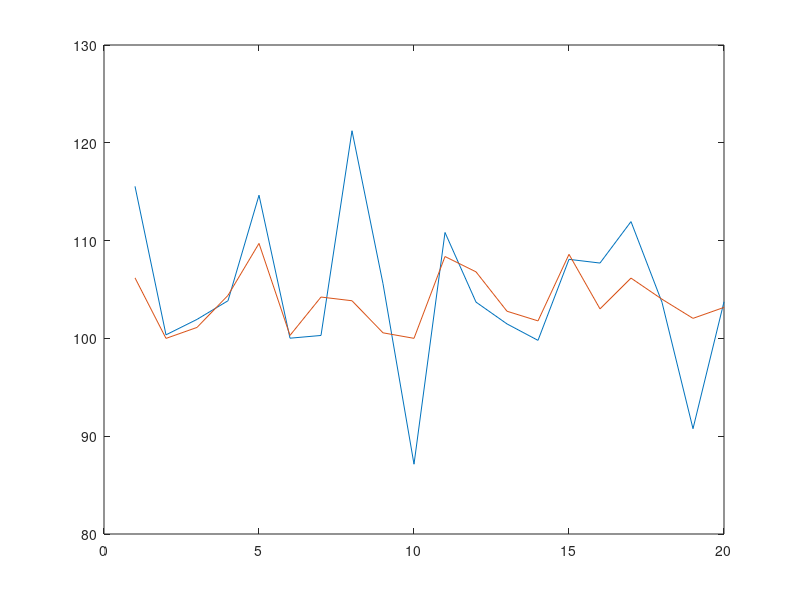

This chart was generated by the following MATLAB code: (Note: this script raises an error after producing the figure.)
%% Working on some simulation for the QuiQI project 
% Main project lead by A. Lutti
%__________________________________________________________________________
% Copyright (C) 2020 Cyclotron Research Centre

% Written by C. Phillips, 2020.
% GIGA Institute, University of Liege, Belgium

%% Some parameters
% ===============
Nsub = 20; % Number of subjects
sig_intens = [100 120]; % signal intensity for 1 or 2 groups
Qind_range = [2 10]; % quality index range
Qind_weight = 1; % weight of the quality index 
noise_std = [5 10]; % background noise std per group
age_range = [20 70];
age_weight = .2;
gr_ratio = [1 3]/4; % #sub group ratio for 2s t-test

reml_sc = 0; % positivity constraints on covariance parameters

% random ages and Qindex in interval
age_sub = age_range(1) + rand(Nsub,1)*diff(age_range);
Qind_sub = Qind_range(1) + rand(Nsub,1)*diff(Qind_range);

%% 1-sample t-test model
% =====================
% design matrix
X = [ones(Nsub,1) age_sub-mean(age_sub)] ; 

% create noisy signal
true_Y = sig_intens(1) + ...  % baseline noise free signal
    age_weight * (age_sub-min(age_sub)); % age effect
Y = true_Y ... 
    + randn(Nsub,1)*noise_std(1) ... % adding background noise
    + Qind_weight*(Qind_sub.*randn(Nsub,1)); % adding QInd noise

% Looking at the true signal & residuals
true_mean_Y = mean(true_Y);
figure, plot([Y , true_Y])
true_res = Y - true_Y;
mean(true_res), std(true_res), norm(true_res)
fprintf('\nTrue signal:')
fprintf('\n\tMean signal + age fx : %.3f + %.3f x age', true_mean_Y, age_weight)
fprintf('\n\tMean and std of res  : %.3f +/- %.3f', mean(true_res), std(true_res))
fprintf('\n')

% Simple OLS solution
% -------------------
beta = X\Y;
res = Y - X*beta;
fprintf('\nSimple OLS solution:')
fprintf('\n\tBeta''s (mean + age) : %.3f + %.3f x age', beta)
fprintf('\n\tMean and std of res  : %.3f +/- %.3f', mean(res), std(res))
fprintf('\n')

% Trying out ReML estimate with different Q's
% -------------------------------------------

% Create data cov matrix + adjusted Qind values
YY = Y*Y'; % assuming a single voxel
Qind_sub_m = Qind_sub-min(Qind_sub); % Qind min value to 0
Qind_sub_mm = (Qind_sub-min(Qind_sub))/max(Qind_sub); % Q ind in [0 1]
Qind_sub_c = Qind_sub-mean(Qind_sub); % mean-centered Qind

% Q1, Using just identity matrix, i.e. OLS
Q_lab{1} = 'Using just identity matrix, i.e. OLS';
Q1 = {eye(Nsub)};

% Q2, Using identity matrix + Qind_sub
Q_lab{2} = 'Using identity matrix + Qind_sub';
Q2 = {eye(Nsub), diag(Qind_sub)}; 

% Q3, Using identity matrix + Qind_sub with min=0
Q_lab{3} = 'Using identity matrix + Qind_sub with min=0';
Q3 = {eye(Nsub), diag(Qind_sub_m)}; 

% Q4, Using identity matrix + Qind_sub in [0 1]
Q_lab{4} = 'Using identity matrix + Qind_sub in [0 1]';
Q4 = {eye(Nsub) ,diag(Qind_sub_mm)}; 

% Q5, Using id matrix + 1st, 2nd and 3rd order for Qind in [0 1]
Q_lab{5} = 'Using id matrix + 1st, 2nd and 3rd order for Qind in [0 1]';
Q5 = {eye(Nsub), diag(Qind_sub_mm), diag(Qind_sub_mm.^2), diag(Qind_sub_mm.^3)}; 

% Q6, Using id matrix + 1st, 2nd and 3rd order for original Qind
Q_lab{6} = 'Using id matrix + 1st, 2nd and 3rd order for original Qind';
Q6 = {eye(Nsub), diag(Qind_sub), diag(Qind_sub.^2), diag(Qind_sub.^3)}; % Using Qind_sub

% Q7, Using identity matrix + m-centered Qind_sub 
Q_lab{7} = 'Using identity matrix + mean centered Qind_sub';
Q7 = {eye(Nsub) ,diag(Qind_sub_c)}; 

% Q8, Using id matrix + 1st, 2nd and 3rd order for m-centered Qind_sub
Q_lab{8} = 'Using id matrix + 1st, 2nd and 3rd order for m-centered Qind_sub';
Q8 = {eye(Nsub), diag(Qind_sub_c), diag(Qind_sub_c.^2), diag(Qind_sub_c.^3)}; 

% Collecting all Q's
Qall = {Q1, Q2, Q3, Q4, Q5, Q6, Q7, Q8};
num_Q = numel(Qall);
beta_s = cell(1,num_Q);
res_s = cell(1,num_Q);
h = cell(1,num_Q);

% Try them all & collect results
for iQ = 1:num_Q
    fprintf('\nQ model #%d : %s\n', iQ, Q_lab{iQ});
    switch reml_sc
        case 0, % Classic ReML
            [V,h{iQ,1},Ph,F,Fa,Fc] = spm_reml(YY,X,Qall{iQ});
        case 1, % ReML with positivity constraint
            [V,h{iQ,1},Ph,F,Fa,Fc] = spm_reml_sc(YY,X,Qall{iQ});
    end
%     beta_ss = inv(X'*inv(V)*X)*X'*inv(V)*Y %#ok<*MINV>
    W = sqrt(inv(V));
    Ys = W*Y;
    Xs = W*X;
    beta_s{iQ} = Xs\Ys;
%     res_s{iQ} = Ys - Xs*beta_s{iQ}; % Res of weighted/whitened model
    res_s{iQ} = Y - X*beta_s{iQ}; % res of original model
end

% Display results
fprintf('\nSimple OLS solution:')
fprintf('\n\tBeta''s (mean + age) : %.3f + %.3f x age', beta)
fprintf('\n\tMean and std of res  : %.3f +/- %.3f', mean(res), std(res))
fprintf('\n')
fprintf('\nWLS with ReML solution:')
for iQ = 1:num_Q
    fprintf('\nQ model #%d : %s', iQ, Q_lab{iQ});
    fprintf('\n\tHyper-parameter(s) : ')
    for iQ_h = 1:numel(Qall{iQ})
        fprintf('%.3f ',full(h{iQ}(iQ_h)))
    end
    fprintf('\n\tBeta''s (mean + age) : %.3f + %.3f x age', beta_s{iQ})
    fprintf('\n\tMean and std of W-residual : %.3f +/- %.3f', ...
        mean(res_s{iQ}), std(res_s{iQ}))
    fprintf('\n')
end
fprintf('\n')


%% 2-sample t-test model
% =====================
% design matrix
Nsub_gr12(1) = round(Nsub*gr_ratio(1));
Nsub_gr12(2) = Nsub-Nsub_gr12(1);

X = [ones(1,Nsub_gr12(1)) zeros(1,Nsub_gr12(2)) ;  ...
     zeros(1,Nsub_gr12(1)) ones(1,Nsub_gr12(2))]' ; 

% create noisy signal
Y = X*sig_intens' ... % baseline noise free signal
    + [randn(Nsub_gr12(1),1)*noise_std(1) ; randn(Nsub_gr12(2),1)*noise_std(2)]... % adding background noise
    + Qind_weight*(Qind_sub.*randn(Nsub,1)); % adding QInd noise

% Simple OLS solution
% -------------------
beta = X\Y;
res = Y - X*beta;
fprintf('\nSimple OLS solution:')
fprintf('\n\tBeta''s (gr1 + gr2) : %.3f , %.3f', beta)
fprintf('\n\tMean and std of res  : %.3f +/- %.3f', mean(res), std(res))
fprintf('\n')

% Trying out ReML estimate with different Q's
% -------------------------------------------

% Create data cov matrix + adjusted Qind values
YY = Y*Y'; % assuming a single voxel
Qind_sub_m = Qind_sub-min(Qind_sub); % Qind min value to 0
Qind_sub_mm = (Qind_sub-min(Qind_sub))/max(Qind_sub); % Q ind in [0 1]
Qgroup = {diag(X(:,1)), diag(X(:,2))};

% Q1, Using just non-indentical variance
Q_lab{1} = 'Using just non-indentical variance';
Q1 = Qgroup;

% Q2, Using non-ident var + Qind_sub
Q_lab{2} = 'Using non-ident var + Qind_sub';
Q2 = {Qgroup{:}, diag(Qind_sub)}; 

% Q3, Using non-ident var + Qind_sub with min=0
Q_lab{3} = 'Using non-ident var + Qind_sub with min=0';
Q3 = {Qgroup{:}, diag(Qind_sub_m)}; 

% Q4, Using non-ident var + Qind_sub in [0 1]
Q_lab{4} = 'Using non-ident var + Qind_sub in [0 1]';
Q4 = {Qgroup{:} ,diag(Qind_sub_mm)}; 

% Q5, Using non-ident var + 1st, 2nd and 3rd order for Qind in [0 1]
Q_lab{5} = 'Using non-ident var + 1st, 2nd and 3rd order for Qind in [0 1]';
Q5 = {Qgroup{:}, diag(Qind_sub_mm), diag(Qind_sub_mm.^2), diag(Qind_sub_mm.^3)}; 

% Q6, Using non-ident var + 1st, 2nd and 3rd order for original Qind
Q_lab{6} = 'Using non-ident var + 1st, 2nd and 3rd order for original Qind';
Q6 = {Qgroup{:}, diag(Qind_sub), diag(Qind_sub.^2), diag(Qind_sub.^3)}; % Using Qind_sub

% Collecting all Q's
Qall = {Q1, Q2, Q3, Q4, Q5, Q6};
num_Q = numel(Qall);
beta_s = cell(1,num_Q);
res_s = cell(1,num_Q);
h = cell(1,num_Q);

% Try them all & collect results
for iQ = 1:num_Q
    fprintf('\nQ model #%d : %s\n', iQ, Q_lab{iQ});
    switch reml_sc
        case 0, % Classic ReML
            [V,h{iQ,1},Ph,F,Fa,Fc] = spm_reml(YY,X,Qall{iQ});
        case 1, % ReML with positivity constraint
            [V,h{iQ,1},Ph,F,Fa,Fc] = spm_reml_sc(YY,X,Qall{iQ});
    end
%     beta_ss = inv(X'*inv(V)*X)*X'*inv(V)*Y %#ok<*MINV>
    W = sqrt(inv(V));
    Ys = W*Y;
    Xs = W*X;
    beta_s{iQ} = Xs\Ys;
    res_s{iQ} = Ys - Xs*beta_s{iQ};
end

% Display results
fprintf('\nSimple OLS solution:')
fprintf('\n\tBeta''s (gr1 + gr2) : %.3f , %.3f', beta)
fprintf('\n\tMean and std of res  : %.3f +/- %.3f', mean(res), std(res))
fprintf('\n')
fprintf('\nWLS with ReML solution:')
for iQ = 1:num_Q
    fprintf('\nQ model #%d : %s', iQ, Q_lab{iQ});
    fprintf('\n\tHyper-parameter(s) : ')
    for iQ_h = 1:numel(Qall{iQ})
        fprintf('%.3f ',full(h{iQ}(iQ_h)))
    end
    fprintf('\n\tBeta''s (gr1 + gr2) : %.3f , %.3f', beta_s{iQ})
    fprintf('\n\tMean and std of W-residual : %.3f +/- %.3f', ...
        mean(res_s{iQ}), std(res_s{iQ}))
    fprintf('\n')
end
fprintf('\n')
